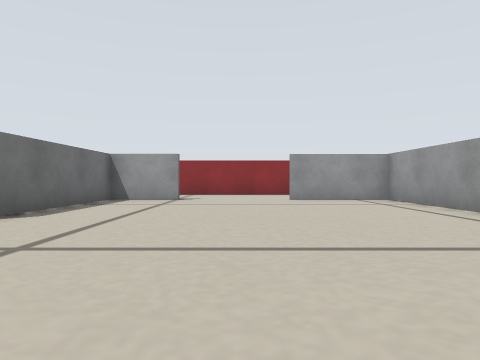
View 1 (above)

18 first-person views from a walk through a world built for the Player/Stage simulator. The camera is 0.11 m above the floor, looks level and sees 70° across. Floor lines are 1 m apart. The floor is counted in squares, 0.2 m on a side. Each view is taken from the middle of a square. On the plan, view 1 faces up. The plan holds only what a view shows up to about 9 squares ahead; the rest is blank. The place goes on beyond the plan. Robots are left out.

View 2
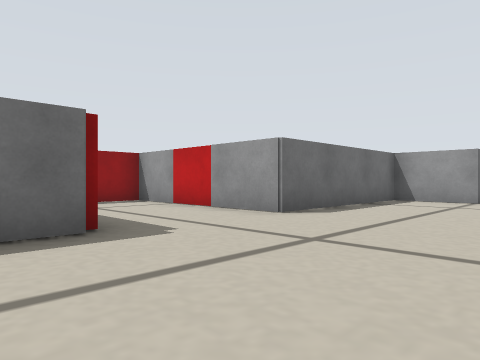

View 3
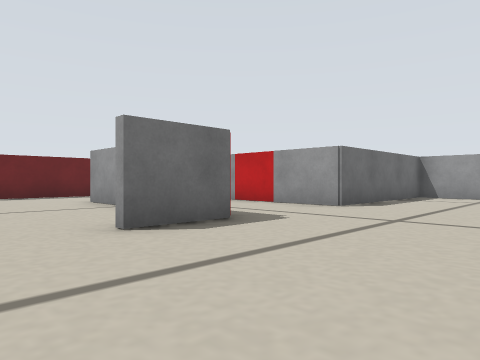

View 4
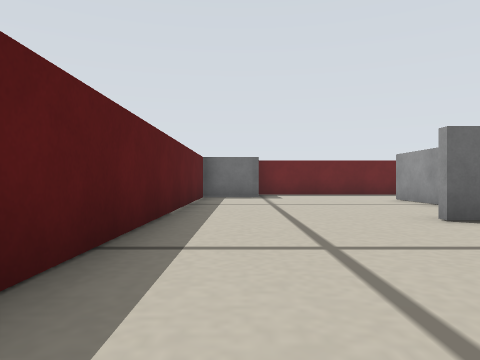

View 5
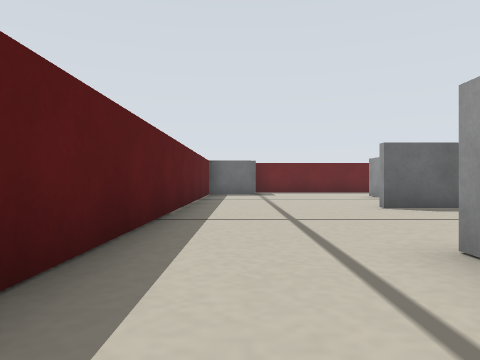

View 6
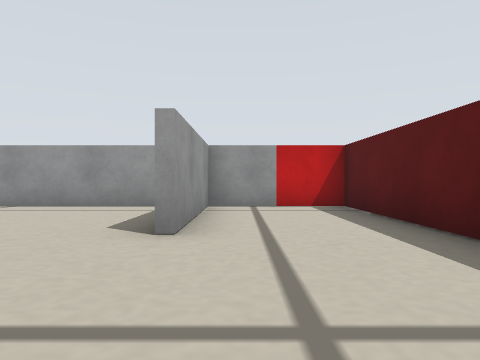

View 7
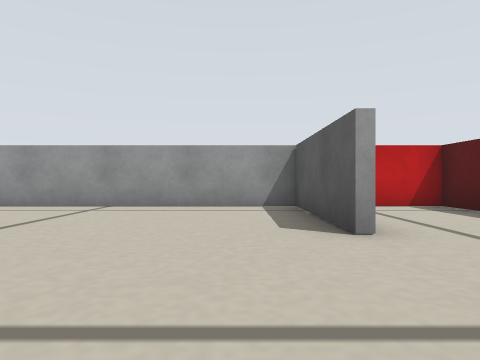

View 8
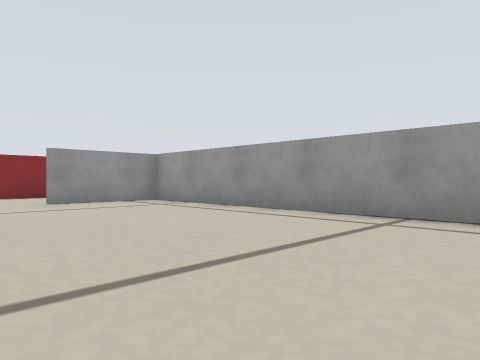

View 9
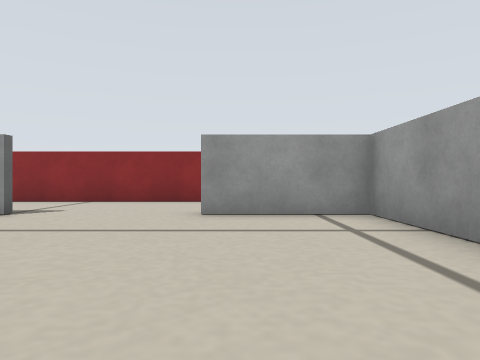

View 10
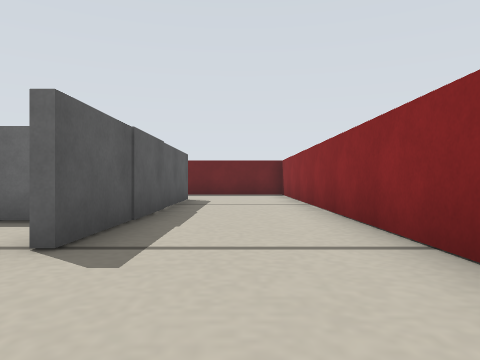

View 11
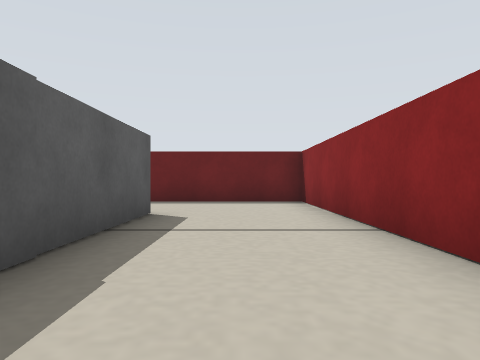

View 12
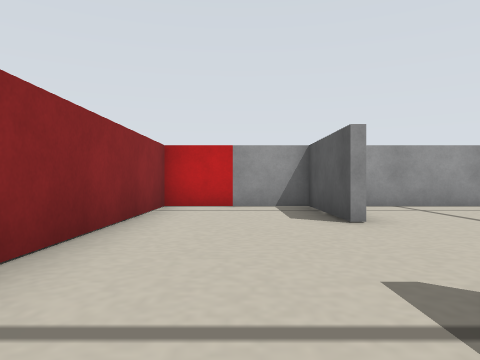

View 13
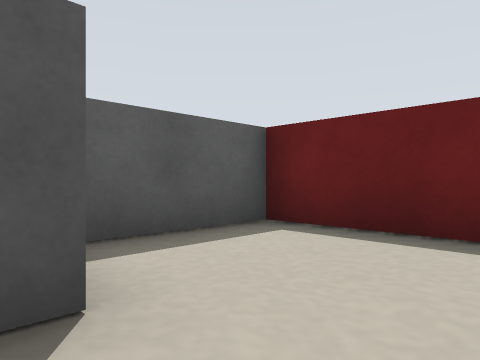

View 14
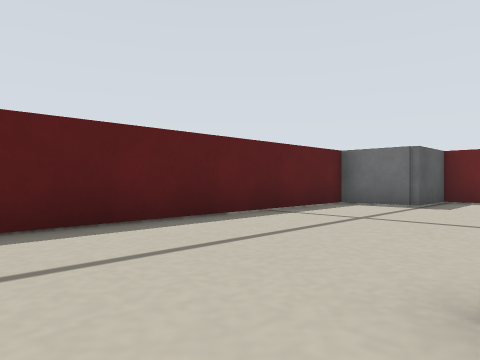

View 15
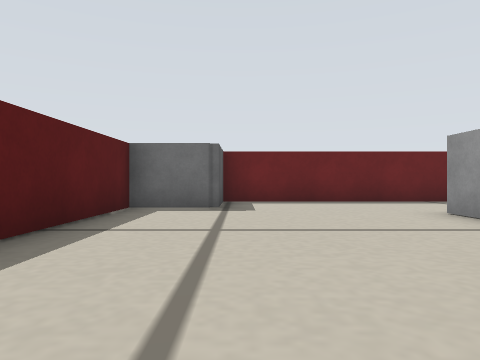

View 16
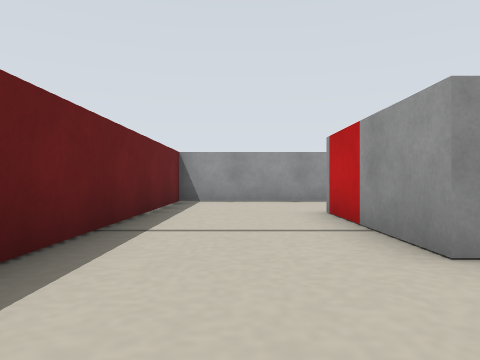

View 17
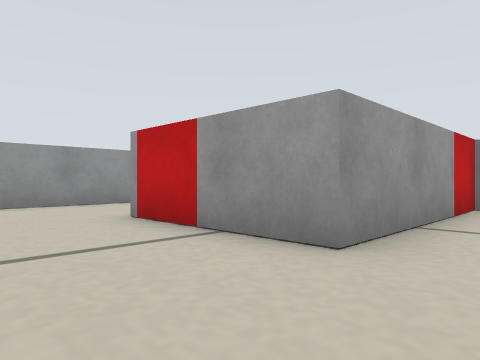

View 18
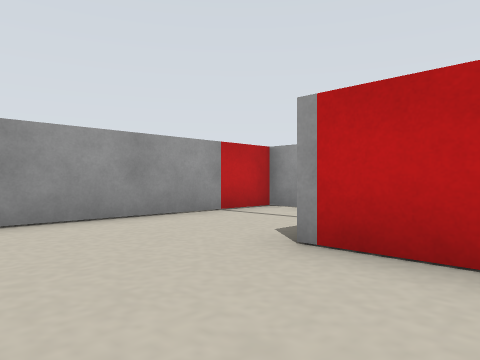

### Floor plan
Ten units are one square. View 1 is at (0, 0); x grows to the right and y downward. Boxes are objects, and circles mark ways between rooms. Rooms are numbered by the first view taken in them; rooms with no view inside come last. Other rooms are left out.
<svg viewBox="-120 -131 166 177">
<path fill="none" stroke="#000" d="M-35 -14 -35 2M4 12 40 12M-16 -94 -35 -94 -35 -45 -83 -45 -83 -34M41 14 4 14M-45 41 41 41 41 -94 14 -94M-86 -96 -16 -96M14 -96 41 -96 41 -126 -115 -126 -115 -80 -91 -80M-38 -13 -85 -13 -85 -48M-53 -70 -53 -77 -115 -77 -115 24 -97 24 -97 41 -45 41"/>
<circle cx="0" cy="-100" r="3" fill="#2a7"/>
<circle cx="-40" cy="20" r="3" fill="#2a7"/>
<text x="-10" y="-30">1</text>
<text x="-50" y="-110">2</text>
<text x="-90" y="-20">3</text>
</svg>
Room 1 opens to room 2. Room 1 opens to room 3.

Where each view was taken, in squares from view 1:
view 1: 0 up, 0 right, facing up
view 2: 0 up, 0 right, facing up-left
view 3: 2 down, 0 right, facing up-left
view 4: 3 down, 1 right, facing left
view 5: 3 down, 3 right, facing left
view 6: 2 down, 3 left, facing right
view 7: 0 up, 3 left, facing right
view 8: 1 up, 1 left, facing up-right
view 9: 4 up, 2 right, facing up
view 10: 11 up, 1 right, facing left
view 11: 11 up, 3 left, facing left
view 12: 11 up, 3 left, facing right
view 13: 11 up, 8 left, facing down-left
view 14: 0 up, 2 left, facing down-left
view 15: 2 down, 3 left, facing left
view 16: 1 down, 10 left, facing up
view 17: 0 up, 11 left, facing up-right
view 18: 3 up, 11 left, facing up-right
